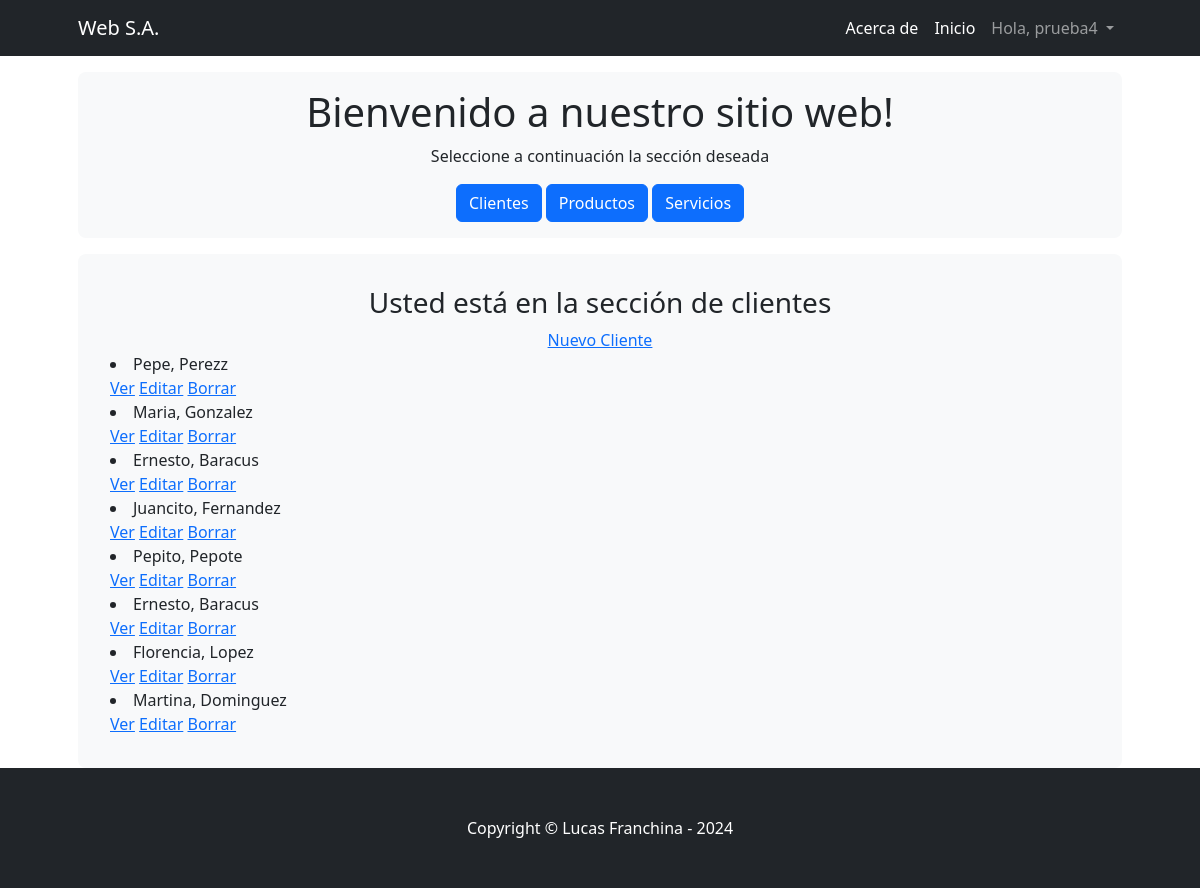
The app's page /Appventas/clientes/ (signed in) with its own data.
### Appventas/models.py (models this page shows, shortened)
class Clientes(models.Model):
    nombre = models.CharField(max_length=40)
    apellido = models.CharField(max_length=40)
    direccion = models.CharField(max_length=100)
    email = models.EmailField()
    class Meta:
        verbose_name = "Cliente"
        verbose_name_plural = "Clientes"

### Appventas/views.py (the view)
# urls.py: path('clientes/', views.clienteslistview.as_view(), name='listaclientes'),
class clienteslistview(LoginRequiredMixin, ListView):
    model = Clientes
    template_name = 'appventas/clientes.html'

### Appventas/templates/appventas/clientes.html (shortened to what this page needs)
<!DOCTYPE html>
<html lang="en">
<head>
</head>
<body>
    {% extends "appventas/padre.html" %}
    {% load static %}
    {% block contenidoQueCambia %}
    <div class="container px-lg-5">
        <div class="p-2 p-lg-3 bg-light rounded-3 text-center">
            <div class="m-2 m-lg-3">
                <h3>Usted está en la sección de clientes</h3>
                <a href="{% url 'nuevocliente' %}">Nuevo Cliente</a>
                <div style="text-align: left;">
                {% for cliente in clientes_list %}
                <li>{{cliente.nombre}}, {{cliente.apellido}}</li>
                <a href="{% url 'clientesdetalle' cliente.pk %}">Ver</a> <a href="{% url 'clienteseditar' cliente.pk %}">Editar</a> <a href="{% url 'clientesborrar' cliente.pk %}">Borrar</a>
                {% endfor %}
            </div>
            </div>
        </div>
    </div>
    {% endblock %}

### Appventas/templates/appventas/padre.html (shortened to what this page needs)
{% load static %}
<!DOCTYPE html>
<html lang="en">
    <head>
        <link href="https://cdn.jsdelivr.net/npm/bootstrap-icons@1.4.1/font/bootstrap-icons.css" rel="stylesheet" />
        <link href="{% static 'appventas/css/styles.css' %}" rel="stylesheet" />
    </head>
    <body>
        <nav class="navbar navbar-expand-lg navbar-dark bg-dark">
            <div class="container px-lg-5">
                <a class="navbar-brand" href="{% url 'inicio' %}">Web S.A.</a>
                <div class="collapse navbar-collapse" id="navbarSupportedContent">
                    <ul class="navbar-nav ms-auto mb-2 mb-lg-0">
                        <li class="nav-item"><a class="nav-link active" aria-current="page" href="{% url 'about' %}">Acerca de</a></li>
                        <li class="nav-item"><a class="nav-link active" aria-current="page" href="{% url 'inicio' %}">Inicio</a></li>
                        <li class="nav-item dropdown">
                            <a class="nav-link dropdown-toggle" href="#" id="navbarDropdown" role="button" data-bs-toggle="dropdown" aria-expanded="false">
                                {% if user.is_authenticated %}
                                    Hola, {{ user.username }}
                                {% else %}
                                    Usuario
                                {% endif %}
                            </a>
                        </li>
                    </ul>
                </div>
            </div>
        </nav>
        <header class="py-3">
            <div class="container px-lg-5">
                <div class="p-1 p-lg-2 bg-light rounded-3 text-center">
                    <div class="m-1 m-lg-2">
                        <h1 class="custom-heading">Bienvenido a nuestro sitio web!</h1>
                        <p class="custom-paragraph">Seleccione a continuación la sección deseada</p>
                        <a class="btn btn-primary custom-button" href="{% url 'listaclientes' %}">Clientes</a>
                        <a class="btn btn-primary custom-button" href="{% url 'listaproductos' %}">Productos</a>
                        <a class="btn btn-primary custom-button" href="{% url 'listaservicios' %}">Servicios</a>
                    </div>
                </div>
            </div>
        </header>
        {% block contenidoQueCambia %}{% endblock %}
        <footer class="py-5 bg-dark">
            <div class="container"><p class="m-0 text-center text-white">Copyright &copy; Lucas Franchina - 2024</p></div>
        </footer>
    </body>
</html>

### records on screen
Clientes: nombre "Pepe", apellido "Perezz"
Clientes: nombre "Maria", apellido "Gonzalez"
Clientes: nombre "Ernesto", apellido "Baracus"
Clientes: nombre "Juancito", apellido "Fernandez"
Clientes: nombre "Pepito", apellido "Pepote"
Clientes: nombre "Ernesto", apellido "Baracus"
Clientes: nombre "Florencia", apellido "Lopez"
Clientes: nombre "Martina", apellido "Dominguez"

### other values on screen
{{ user.username }} "prueba4"
